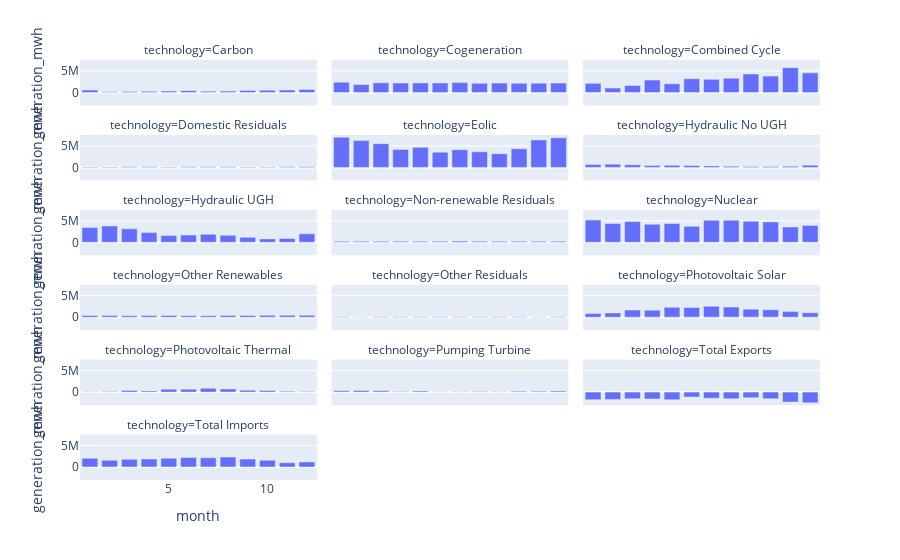

Notebook code for this chart:
### Code cell
px.bar(data_frame=dfres, x='month', y='generation_mwh',
       facet_col='technology', facet_col_wrap=3)

### Figure 1 — Plotly figure (JSON) as saved in the notebook; plotly's stock layout.template omitted (floating-point values rounded to 4 significant figures)
{"data": [{"alignmentgroup": "True", "hovertemplate": "technology=Carbon<br>month=%{x}<br>generation_mwh=%{y}<extra></extra>", "legendgroup": "", "marker": {"color": "#636efa", "pattern": {"shape": ""}}, "name": "", "offsetgroup": "", "orientation": "v", "showlegend": false, "textposition": "auto", "type": "bar", "x": [1, 2, 3, 4, 5, 6, 7, 8, 9, 10, 11, 12], "xaxis": "x16", "y": [569900.0, 186166, 250300.0, 275500.0, 338200.0, 433800.0, 311100.0, 327400.0, 484800.0, 534700.0, 580600.0, 724400.0], "yaxis": "y16"}, {"alignmentgroup": "True", "hovertemplate": "technology=Cogeneration<br>month=%{x}<br>generation_mwh=%{y}<extra></extra>", "legendgroup": "", "marker": {"color": "#636efa", "pattern": {"shape": ""}}, "name": "", "offsetgroup": "", "orientation": "v", "showlegend": false, "textposition": "auto", "type": "bar", "x": [1, 2, 3, 4, 5, 6, 7, 8, 9, 10, 11, 12], "xaxis": "x17", "y": [2405000.0, 1852000.0, 2259000.0, 2212000.0, 2236000.0, 2222000.0, 2305000.0, 2149075, 2191000.0, 2161000.0, 2184000.0, 2196000.0], "yaxis": "y17"}, {"alignmentgroup": "True", "hovertemplate": "technology=Combined Cycle<br>month=%{x}<br>generation_mwh=%{y}<extra></extra>", "legendgroup": "", "marker": {"color": "#636efa", "pattern": {"shape": ""}}, "name": "", "offsetgroup": "", "orientation": "v", "showlegend": false, "textposition": "auto", "type": "bar", "x": [1, 2, 3, 4, 5, 6, 7, 8, 9, 10, 11, 12], "xaxis": "x18", "y": [2132000.0, 1036000.0, 1627000.0, 2901000.0, 2011000.0, 3219000.0, 3063000.0, 3339000.0, 4314000.0, 3821000.0, 5783000.0, 4572000.0], "yaxis": "y18"}, {"alignmentgroup": "True", "hovertemplate": "technology=Domestic Residuals<br>month=%{x}<br>generation_mwh=%{y}<extra></extra>", "legendgroup": "", "marker": {"color": "#636efa", "pattern": {"shape": ""}}, "name": "", "offsetgroup": "", "orientation": "v", "showlegend": false, "textposition": "auto", "type": "bar", "x": [1, 2, 3, 4, 5, 6, 7, 8, 9, 10, 11, 12], "xaxis": "x13", "y": [109129, 114300.0, 125800.0, 132300.0, 107400.0, 131200.0, 150100.0, 141900.0, 107800.0, 120200.0, 132200.0, 146800.0], "yaxis": "y13"}, {"alignmentgroup": "True", "hovertemplate": "technology=Eolic<br>month=%{x}<br>generation_mwh=%{y}<extra></extra>", "legendgroup": "", "marker": {"color": "#636efa", "pattern": {"shape": ""}}, "name": "", "offsetgroup": "", "orientation": "v", "showlegend": false, "textposition": "auto", "type": "bar", "x": [1, 2, 3, 4, 5, 6, 7, 8, 9, 10, 11, 12], "xaxis": "x14", "y": [7039018, 6241000.0, 5535000.0, 4187000.0, 4668000.0, 3548000.0, 4128000.0, 3640000.0, 3190000.0, 4339000.0, 6398000.0, 6887000.0], "yaxis": "y14"}, {"alignmentgroup": "True", "hovertemplate": "technology=Hydraulic No UGH<br>month=%{x}<br>generation_mwh=%{y}<extra></extra>", "legendgroup": "", "marker": {"color": "#636efa", "pattern": {"shape": ""}}, "name": "", "offsetgroup": "", "orientation": "v", "showlegend": false, "textposition": "auto", "type": "bar", "x": [1, 2, 3, 4, 5, 6, 7, 8, 9, 10, 11, 12], "xaxis": "x15", "y": [688200.0, 762889, 609500.0, 416900.0, 498600.0, 450600.0, 356000.0, 267600.0, 214600.0, 199200.0, 267500.0, 528200.0], "yaxis": "y15"}, {"alignmentgroup": "True", "hovertemplate": "technology=Hydraulic UGH<br>month=%{x}<br>generation_mwh=%{y}<extra></extra>", "legendgroup": "", "marker": {"color": "#636efa", "pattern": {"shape": ""}}, "name": "", "offsetgroup": "", "orientation": "v", "showlegend": false, "textposition": "auto", "type": "bar", "x": [1, 2, 3, 4, 5, 6, 7, 8, 9, 10, 11, 12], "xaxis": "x10", "y": [3434033, 3814000.0, 3135000.0, 2257000.0, 1610000.0, 1701000.0, 1872000.0, 1624000.0, 1184000.0, 797000.0, 890800.0, 1975000.0], "yaxis": "y10"}, {"alignmentgroup": "True", "hovertemplate": "technology=Non-renewable Residuals<br>month=%{x}<br>generation_mwh=%{y}<extra></extra>", "legendgroup": "", "marker": {"color": "#636efa", "pattern": {"shape": ""}}, "name": "", "offsetgroup": "", "orientation": "v", "showlegend": false, "textposition": "auto", "type": "bar", "x": [1, 2, 3, 4, 5, 6, 7, 8, 9, 10, 11, 12], "xaxis": "x11", "y": [230300.0, 217500.0, 238300.0, 234489, 218000.0, 249700.0, 276200.0, 270200.0, 226400.0, 241800.0, 237400.0, 245200.0], "yaxis": "y11"}, {"alignmentgroup": "True", "hovertemplate": "technology=Nuclear<br>month=%{x}<br>generation_mwh=%{y}<extra></extra>", "legendgroup": "", "marker": {"color": "#636efa", "pattern": {"shape": ""}}, "name": "", "offsetgroup": "", "orientation": "v", "showlegend": false, "textposition": "auto", "type": "bar", "x": [1, 2, 3, 4, 5, 6, 7, 8, 9, 10, 11, 12], "xaxis": "x12", "y": [5191000.0, 4358000.0, 4831000.0, 4211000.0, 4386000.0, 3711000.0, 5120000.0, 5153000.0, 4897000.0, 4755000.0, 3580000.0, 3931824], "yaxis": "y12"}, {"alignmentgroup": "True", "hovertemplate": "technology=Other Renewables<br>month=%{x}<br>generation_mwh=%{y}<extra></extra>", "legendgroup": "", "marker": {"color": "#636efa", "pattern": {"shape": ""}}, "name": "", "offsetgroup": "", "orientation": "v", "showlegend": false, "textposition": "auto", "type": "bar", "x": [1, 2, 3, 4, 5, 6, 7, 8, 9, 10, 11, 12], "xaxis": "x7", "y": [401100.0, 373200.0, 362600.0, 396100.0, 394800.0, 362100.0, 357300.0, 423200.0, 402900.0, 443900.0, 444400.0, 449300.0], "yaxis": "y7"}, {"alignmentgroup": "True", "hovertemplate": "technology=Other Residuals<br>month=%{x}<br>generation_mwh=%{y}<extra></extra>", "legendgroup": "", "marker": {"color": "#636efa", "pattern": {"shape": ""}}, "name": "", "offsetgroup": "", "orientation": "v", "showlegend": false, "textposition": "auto", "type": "bar", "x": [1, 2, 3, 4, 5, 6, 7, 8, 9, 10, 11, 12], "xaxis": "x8", "y": [87550.0, 73760.0, 83340.0, 86320.0, 80900.0, 89920.0, 92030.0, 94340.0, 85690.0, 93810.0, 72330.0, 79790.0], "yaxis": "y8"}, {"alignmentgroup": "True", "hovertemplate": "technology=Photovoltaic Solar<br>month=%{x}<br>generation_mwh=%{y}<extra></extra>", "legendgroup": "", "marker": {"color": "#636efa", "pattern": {"shape": ""}}, "name": "", "offsetgroup": "", "orientation": "v", "showlegend": false, "textposition": "auto", "type": "bar", "x": [1, 2, 3, 4, 5, 6, 7, 8, 9, 10, 11, 12], "xaxis": "x9", "y": [843900.0, 997700.0, 1663000.0, 1639621, 2303000.0, 2259000.0, 2534000.0, 2363000.0, 1876000.0, 1748000.0, 1303000.0, 1031000.0], "yaxis": "y9"}, {"alignmentgroup": "True", "hovertemplate": "technology=Photovoltaic Thermal<br>month=%{x}<br>generation_mwh=%{y}<extra></extra>", "legendgroup": "", "marker": {"color": "#636efa", "pattern": {"shape": ""}}, "name": "", "offsetgroup": "", "orientation": "v", "showlegend": false, "textposition": "auto", "type": "bar", "x": [1, 2, 3, 4, 5, 6, 7, 8, 9, 10, 11, 12], "xaxis": "x4", "y": [111900.0, 154600.0, 400900.0, 277200.0, 693300.0, 685200.0, 880800.0, 721100.0, 453500.0, 356200.0, 190083, 117400.0], "yaxis": "y4"}, {"alignmentgroup": "True", "hovertemplate": "technology=Pumping Turbine<br>month=%{x}<br>generation_mwh=%{y}<extra></extra>", "legendgroup": "", "marker": {"color": "#636efa", "pattern": {"shape": ""}}, "name": "", "offsetgroup": "", "orientation": "v", "showlegend": false, "textposition": "auto", "type": "bar", "x": [1, 2, 3, 4, 5, 6, 7, 8, 9, 10, 11, 12], "xaxis": "x5", "y": [293700.0, 357700.0, 302400.0, 155800.0, 241400.0, 107000.0, 112000.0, 156500.0, 106930, 210600.0, 192400.0, 239000.0], "yaxis": "y5"}, {"alignmentgroup": "True", "hovertemplate": "technology=Total Exports<br>month=%{x}<br>generation_mwh=%{y}<extra></extra>", "legendgroup": "", "marker": {"color": "#636efa", "pattern": {"shape": ""}}, "name": "", "offsetgroup": "", "orientation": "v", "showlegend": false, "textposition": "auto", "type": "bar", "x": [1, 2, 3, 4, 5, 6, 7, 8, 9, 10, 11, 12], "xaxis": "x6", "y": [-1768000.0, -1713308, -1561000.0, -1593000.0, -1766000.0, -1145000.0, -1410000.0, -1551000.0, -1301000.0, -1532000.0, -2319000.0, -2496000.0], "yaxis": "y6"}, {"alignmentgroup": "True", "hovertemplate": "technology=Total Imports<br>month=%{x}<br>generation_mwh=%{y}<extra></extra>", "legendgroup": "", "marker": {"color": "#636efa", "pattern": {"shape": ""}}, "name": "", "offsetgroup": "", "orientation": "v", "showlegend": false, "textposition": "auto", "type": "bar", "x": [1, 2, 3, 4, 5, 6, 7, 8, 9, 10, 11, 12], "xaxis": "x", "y": [2019000.0, 1555000.0, 1797000.0, 1886000.0, 2062000.0, 2218000.0, 2145289, 2318000.0, 1855000.0, 1573000.0, 995200.0, 1180000.0], "yaxis": "y"}], "layout": {"annotations": [{"font": {}, "showarrow": false, "text": "technology=Total Imports", "x": 0.16, "xanchor": "center", "xref": "paper", "y": 0.1083, "yanchor": "bottom", "yref": "paper"}, {"font": {}, "showarrow": false, "text": "technology=Photovoltaic Thermal", "x": 0.16, "xanchor": "center", "xref": "paper", "y": 0.2867, "yanchor": "bottom", "yref": "paper"}, {"font": {}, "showarrow": false, "text": "technology=Pumping Turbine", "x": 0.5, "xanchor": "center", "xref": "paper", "y": 0.2867, "yanchor": "bottom", "yref": "paper"}, {"font": {}, "showarrow": false, "text": "technology=Total Exports", "x": 0.84, "xanchor": "center", "xref": "paper", "y": 0.2867, "yanchor": "bottom", "yref": "paper"}, {"font": {}, "showarrow": false, "text": "technology=Other Renewables", "x": 0.16, "xanchor": "center", "xref": "paper", "y": 0.465, "yanchor": "bottom", "yref": "paper"}, {"font": {}, "showarrow": false, "text": "technology=Other Residuals", "x": 0.5, "xanchor": "center", "xref": "paper", "y": 0.465, "yanchor": "bottom", "yref": "paper"}, {"font": {}, "showarrow": false, "text": "technology=Photovoltaic Solar", "x": 0.84, "xanchor": "center", "xref": "paper", "y": 0.465, "yanchor": "bottom", "yref": "paper"}, {"font": {}, "showarrow": false, "text": "technology=Hydraulic UGH", "x": 0.16, "xanchor": "center", "xref": "paper", "y": 0.6433, "yanchor": "bottom", "yref": "paper"}, {"font": {}, "showarrow": false, "text": "technology=Non-renewable Residuals", "x": 0.5, "xanchor": "center", "xref": "paper", "y": 0.6433, "yanchor": "bottom", "yref": "paper"}, {"font": {}, "showarrow": false, "text": "technology=Nuclear", "x": 0.84, "xanchor": "center", "xref": "paper", "y": 0.6433, "yanchor": "bottom", "yref": "paper"}, {"font": {}, "showarrow": false, "text": "technology=Domestic Residuals", "x": 0.16, "xanchor": "center", "xref": "paper", "y": 0.8217, "yanchor": "bottom", "yref": "paper"}, {"font": {}, "showarrow": false, "text": "technology=Eolic", "x": 0.5, "xanchor": "center", "xref": "paper", "y": 0.8217, "yanchor": "bottom", "yref": "paper"}, {"font": {}, "showarrow": false, "text": "technology=Hydraulic No UGH", "x": 0.84, "xanchor": "center", "xref": "paper", "y": 0.8217, "yanchor": "bottom", "yref": "paper"}, {"font": {}, "showarrow": false, "text": "technology=Carbon", "x": 0.16, "xanchor": "center", "xref": "paper", "y": 1.0, "yanchor": "bottom", "yref": "paper"}, {"font": {}, "showarrow": false, "text": "technology=Cogeneration", "x": 0.5, "xanchor": "center", "xref": "paper", "y": 1.0, "yanchor": "bottom", "yref": "paper"}, {"font": {}, "showarrow": false, "text": "technology=Combined Cycle", "x": 0.84, "xanchor": "center", "xref": "paper", "y": 1.0, "yanchor": "bottom", "yref": "paper"}], "autosize": true, "barmode": "relative", "legend": {"tracegroupgap": 0}, "margin": {"t": 60}, "xaxis": {"anchor": "y", "autorange": true, "domain": [0, 0.32], "range": [0.5, 12.5], "title": {"text": "month"}, "type": "linear"}, "xaxis10": {"anchor": "y10", "autorange": true, "domain": [0, 0.32], "matches": "x", "range": [0.5, 12.5], "showticklabels": false, "type": "linear"}, "xaxis11": {"anchor": "y11", "autorange": true, "domain": [0.34, 0.66], "matches": "x", "range": [0.5, 12.5], "showticklabels": false, "type": "linear"}, "xaxis12": {"anchor": "y12", "autorange": true, "domain": [0.68, 1.0], "matches": "x", "range": [0.5, 12.5], "showticklabels": false, "type": "linear"}, "xaxis13": {"anchor": "y13", "autorange": true, "domain": [0, 0.32], "matches": "x", "range": [0.5, 12.5], "showticklabels": false, "type": "linear"}, "xaxis14": {"anchor": "y14", "autorange": true, "domain": [0.34, 0.66], "matches": "x", "range": [0.5, 12.5], "showticklabels": false, "type": "linear"}, "xaxis15": {"anchor": "y15", "autorange": true, "domain": [0.68, 1.0], "matches": "x", "range": [0.5, 12.5], "showticklabels": false, "type": "linear"}, "xaxis16": {"anchor": "y16", "autorange": true, "domain": [0, 0.32], "matches": "x", "range": [0.5, 12.5], "showticklabels": false, "type": "linear"}, "xaxis17": {"anchor": "y17", "autorange": true, "domain": [0.34, 0.66], "matches": "x", "range": [0.5, 12.5], "showticklabels": false, "type": "linear"}, "xaxis18": {"anchor": "y18", "autorange": true, "domain": [0.68, 1.0], "matches": "x", "range": [0.5, 12.5], "showticklabels": false, "type": "linear"}, "xaxis2": {"anchor": "y2", "domain": [0.34, 0.66], "matches": "x", "title": {"text": "month"}}, "xaxis3": {"anchor": "y3", "domain": [0.68, 1.0], "matches": "x", "title": {"text": "month"}}, "xaxis4": {"anchor": "y4", "autorange": true, "domain": [0, 0.32], "matches": "x", "range": [0.5, 12.5], "showticklabels": false, "type": "linear"}, "xaxis5": {"anchor": "y5", "autorange": true, "domain": [0.34, 0.66], "matches": "x", "range": [0.5, 12.5], "showticklabels": false, "type": "linear"}, "xaxis6": {"anchor": "y6", "autorange": true, "domain": [0.68, 1.0], "matches": "x", "range": [0.5, 12.5], "showticklabels": false, "type": "linear"}, "xaxis7": {"anchor": "y7", "autorange": true, "domain": [0, 0.32], "matches": "x", "range": [0.5, 12.5], "showticklabels": false, "type": "linear"}, "xaxis8": {"anchor": "y8", "autorange": true, "domain": [0.34, 0.66], "matches": "x", "range": [0.5, 12.5], "showticklabels": false, "type": "linear"}, "xaxis9": {"anchor": "y9", "autorange": true, "domain": [0.68, 1.0], "matches": "x", "range": [0.5, 12.5], "showticklabels": false, "type": "linear"}, "yaxis": {"anchor": "x", "autorange": true, "domain": [0, 0.1083], "range": [-3025000.0, 7569000.0], "title": {"text": "generation_mwh"}, "type": "linear"}, "yaxis10": {"anchor": "x10", "autorange": true, "domain": [0.535, 0.6433], "matches": "y", "range": [-3025000.0, 7569000.0], "title": {"text": "generation_mwh"}, "type": "linear"}, "yaxis11": {"anchor": "x11", "autorange": true, "domain": [0.535, 0.6433], "matches": "y", "range": [-3025000.0, 7569000.0], "showticklabels": false, "type": "linear"}, "yaxis12": {"anchor": "x12", "autorange": true, "domain": [0.535, 0.6433], "matches": "y", "range": [-3025000.0, 7569000.0], "showticklabels": false, "type": "linear"}, "yaxis13": {"anchor": "x13", "autorange": true, "domain": [0.7133, 0.8217], "matches": "y", "range": [-3025000.0, 7569000.0], "title": {"text": "generation_mwh"}, "type": "linear"}, "yaxis14": {"anchor": "x14", "autorange": true, "domain": [0.7133, 0.8217], "matches": "y", "range": [-3025000.0, 7569000.0], "showticklabels": false, "type": "linear"}, "yaxis15": {"anchor": "x15", "autorange": true, "domain": [0.7133, 0.8217], "matches": "y", "range": [-3025000.0, 7569000.0], "showticklabels": false, "type": "linear"}, "yaxis16": {"anchor": "x16", "autorange": true, "domain": [0.8917, 1.0], "matches": "y", "range": [-3025000.0, 7569000.0], "title": {"text": "generation_mwh"}, "type": "linear"}, "yaxis17": {"anchor": "x17", "autorange": true, "domain": [0.8917, 1.0], "matches": "y", "range": [-3025000.0, 7569000.0], "showticklabels": false, "type": "linear"}, "yaxis18": {"anchor": "x18", "autorange": true, "domain": [0.8917, 1.0], "matches": "y", "range": [-3025000.0, 7569000.0], "showticklabels": false, "type": "linear"}, "yaxis2": {"anchor": "x2", "domain": [0, 0.1083], "matches": "y", "showticklabels": false}, "yaxis3": {"anchor": "x3", "domain": [0, 0.1083], "matches": "y", "showticklabels": false}, "yaxis4": {"anchor": "x4", "autorange": true, "domain": [0.1783, 0.2867], "matches": "y", "range": [-3025000.0, 7569000.0], "title": {"text": "generation_mwh"}, "type": "linear"}, "yaxis5": {"anchor": "x5", "autorange": true, "domain": [0.1783, 0.2867], "matches": "y", "range": [-3025000.0, 7569000.0], "showticklabels": false, "type": "linear"}, "yaxis6": {"anchor": "x6", "autorange": true, "domain": [0.1783, 0.2867], "matches": "y", "range": [-3025000.0, 7569000.0], "showticklabels": false, "type": "linear"}, "yaxis7": {"anchor": "x7", "autorange": true, "domain": [0.3567, 0.465], "matches": "y", "range": [-3025000.0, 7569000.0], "title": {"text": "generation_mwh"}, "type": "linear"}, "yaxis8": {"anchor": "x8", "autorange": true, "domain": [0.3567, 0.465], "matches": "y", "range": [-3025000.0, 7569000.0], "showticklabels": false, "type": "linear"}, "yaxis9": {"anchor": "x9", "autorange": true, "domain": [0.3567, 0.465], "matches": "y", "range": [-3025000.0, 7569000.0], "showticklabels": false, "type": "linear"}}}
